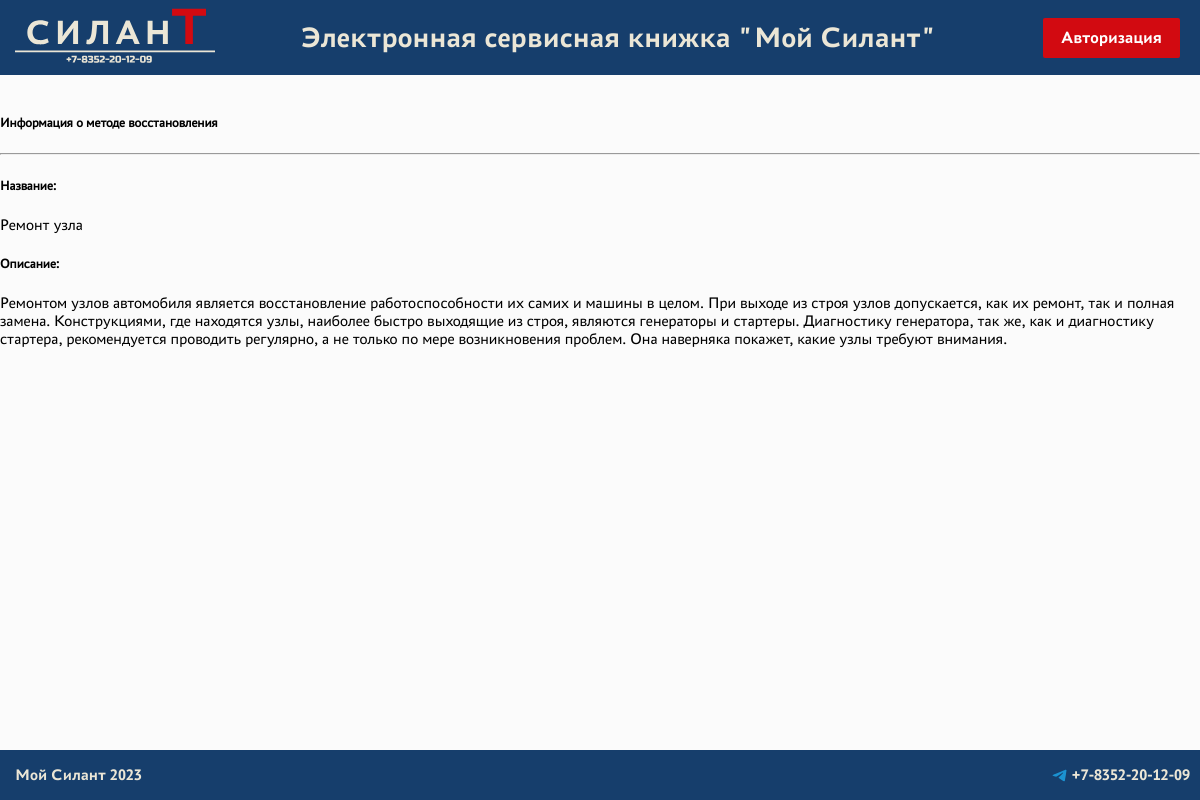
The page /complaints/recovery_method_detail/1/ (signed in) on the database its author committed.
### info/models.py (models this page shows)
class RecoveryMethod(models.Model):
    title = models.CharField(max_length = 64)   #название
    description = models.TextField()            #описание

### info/views.py (the view)
# urls.py: path('complaints/recovery_method_detail/<int:pk>/', RecoveryMethodDetail.as_view(), name = 'recovery_method_detail'),
class RecoveryMethodDetail(LoginRequiredMixin, UserPassesTestMixin, DetailView):
   model = RecoveryMethod
   template_name = 'info/recovery_method.html'
   context_object_name = 'recovery_method'
   def test_func(self):
      ruser = self.request.user
      if(ruser.is_superuser or ruser.groups.filter(name='manager').exists()):
         return True
      else:
         complaints = Complaint.objects.all()
         for complaint in complaints:
            recovery_method = complaint.recovery_method
            if(self.get_object() == recovery_method and (complaint.car.client.user == ruser or complaint.service_company.user == ruser)):
               return True
         return False
   def get_context_data(self, **kwargs):
       context = super().get_context_data(**kwargs)
       user_in_group_manager = self.request.user.groups.filter(name='manager').exists()
       context['user_in_group_manager'] = user_in_group_manager
       return context

### templates/info/recovery_method.html (shortened to what this page needs)
{% extends 'flatpages/default.html' %}
{% block content %}
<br>
<h5>Информация о методе восстановления</h5>
<hr>
{% if recovery_method %}
<div>
    <h5>Название:</h5>
    <p>{{recovery_method.title }}</p>
</div>
<div>
    <h5>Описание:</h5>
    <p>{{recovery_method.description }}</p>
</div>
{% else %}
<h2>Способ восстановления отсутсвует!</h2>
{% endif %}
{% endblock content %}

### static/css/default.css (style rules this page uses)
body { font-family: 'Astra Sans Regular', Arial, Helvetica, sans-serif; margin: 0; margin-top: 75px; margin-bottom: 50px; background-color: rgb(251, 251, 251); }

### rows shown on the page
RecoveryMethod: title "Ремонт узла", description "Ремонтом узлов автомобиля является восстановление работоспособности их самих и машины в целом. При выходе из строя узлов допускается, как их ремонт, так и полная замена. Конструкциями, где находятся узлы, наиболее быстро выходящие из строя, являются генераторы и стартеры. Диагностику генератора, так же, как и диагностику стартера, рекомендуется проводить регулярно, а не только по мере возникновения проблем. Она наверняка покажет, какие узлы требуют внимания."
